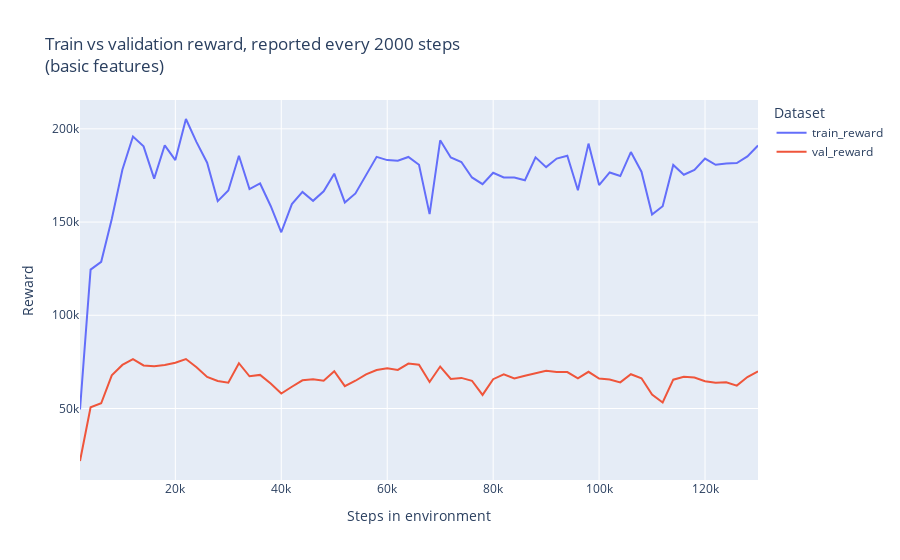

The notebook cell saved with this chart:
### Markdown cell above
### Train vs. Val rewards plot

### Code cell
vs_small=pd.read_csv('archived_results/ddqn_small/train_val_rewards.csv')
fig = px.line(vs_small, x="step", y=["train_reward", "val_reward" ], title='Train vs validation reward, reported every 2000 steps<br>(basic features) ', markers=False, labels={
                     "value": "Reward",
                     "step": "Steps in environment",
                     "variable": "Dataset"})

# WARNING! It will overwrite the previous plot (on different data)
fig.write_image("./plots/final/ddqn_small_train_vs_val_reward.png", scale=5)
fig.show()
